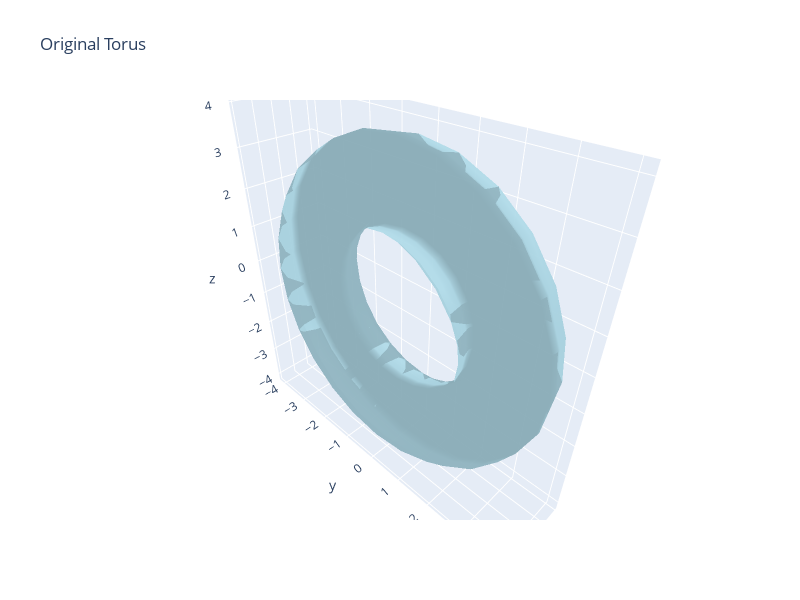

The notebook cell this image was saved under:
### Markdown cell above
## Create and Visualize Torus

### Code cell
# Create a torus mesh
torus = create_torus_mesh(major_radius=3.0, minor_radius=1.0, major_segments=24, minor_segments=12)

# Rotate so the torus lies on its side (ensures slices through the hole)
torus.apply_transform(trimesh.transformations.rotation_matrix(
    angle=np.pi / 2,
    direction=[1, 0, 0],
    point=torus.centroid
))

print(f"Torus properties:")
print(f"  Volume: {torus.volume:.3f}")
print(f"  Surface area: {torus.area:.3f}")
print(f"  Z-bounds: {torus.bounds[:, 2]}")

mm = MeshManager(torus)

# Visualize the original torus
fig = mm.visualize_mesh_3d(title="Original Torus", backend="plotly")
fig.show()

### Figure 1 — Plotly figure (JSON) as saved in the notebook; plotly's stock layout.template omitted (floating-point values rounded to 4 significant figures; data arrays with more than 128 entries replaced by an {"elided": "..."} marker saying what was removed)
{"data": [{"color": "lightblue", "i": {"elided": "576 int values"}, "j": {"elided": "576 int values"}, "k": {"elided": "576 int values"}, "name": "Mesh", "opacity": 0.8, "type": "mesh3d", "x": {"elided": "288 float values"}, "y": {"elided": "288 float values"}, "z": {"elided": "288 float values"}}], "layout": {"autosize": false, "height": 600, "scene": {"aspectmode": "data", "xaxis": {"visible": true}, "yaxis": {"visible": true}, "zaxis": {"visible": true}}, "title": {"text": "Original Torus"}, "width": 800}}
